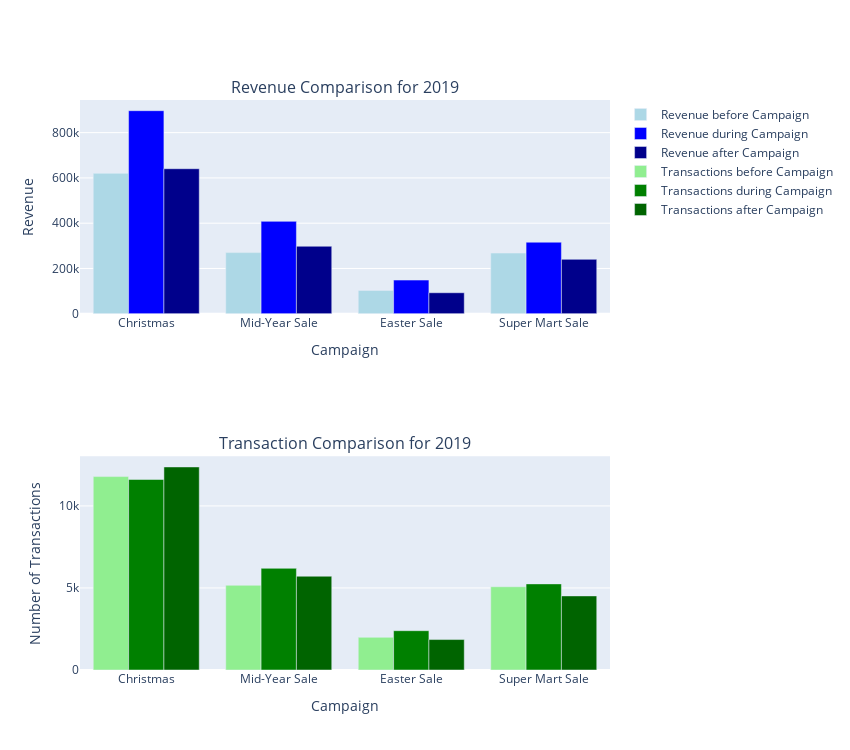

Notebook cell for this chart:
### Markdown cell above
##### Revenue and Transaction Count

### Code cell
revenue_transaction_plot(metrics[1], metrics[2], chosen_year)

### Figure 1 — Plotly figure (JSON) as saved in the notebook; plotly's stock layout.template omitted (floating-point values rounded to 4 significant figures)
{"data": [{"marker": {"color": "lightblue"}, "name": "Revenue before Campaign", "type": "bar", "x": ["Christmas", "Mid-Year Sale", "Easter Sale", "Super Mart Sale"], "xaxis": "x", "y": [620175, 270062, 103241, 268057], "yaxis": "y"}, {"marker": {"color": "blue"}, "name": "Revenue during Campaign", "type": "bar", "x": ["Christmas", "Mid-Year Sale", "Easter Sale", "Super Mart Sale"], "xaxis": "x", "y": [896964, 408091, 148661, 316051], "yaxis": "y"}, {"marker": {"color": "darkblue"}, "name": "Revenue after Campaign", "type": "bar", "x": ["Christmas", "Mid-Year Sale", "Easter Sale", "Super Mart Sale"], "xaxis": "x", "y": [640597, 298149, 92815, 240348], "yaxis": "y"}, {"marker": {"color": "lightgreen"}, "name": "Transactions before Campaign", "type": "bar", "x": ["Christmas", "Mid-Year Sale", "Easter Sale", "Super Mart Sale"], "xaxis": "x2", "y": [11788, 5162, 1991, 5073], "yaxis": "y2"}, {"marker": {"color": "green"}, "name": "Transactions during Campaign", "type": "bar", "x": ["Christmas", "Mid-Year Sale", "Easter Sale", "Super Mart Sale"], "xaxis": "x2", "y": [11611, 6197, 2395, 5248], "yaxis": "y2"}, {"marker": {"color": "darkgreen"}, "name": "Transactions after Campaign", "type": "bar", "x": ["Christmas", "Mid-Year Sale", "Easter Sale", "Super Mart Sale"], "xaxis": "x2", "y": [12376, 5715, 1855, 4515], "yaxis": "y2"}], "layout": {"annotations": [{"font": {"size": 16}, "showarrow": false, "text": "Revenue Comparison for 2019", "x": 0.5, "xanchor": "center", "xref": "paper", "y": 1, "yanchor": "bottom", "yref": "paper"}, {"font": {"size": 16}, "showarrow": false, "text": "Transaction Comparison for 2019", "x": 0.5, "xanchor": "center", "xref": "paper", "y": 0.375, "yanchor": "bottom", "yref": "paper"}], "barmode": "group", "height": 750, "showlegend": true, "width": 850, "xaxis": {"anchor": "y", "domain": [0, 1], "title": {"text": "Campaign"}}, "xaxis2": {"anchor": "y2", "domain": [0, 1], "title": {"text": "Campaign"}}, "yaxis": {"anchor": "x", "domain": [0.625, 1], "title": {"text": "Revenue"}}, "yaxis2": {"anchor": "x2", "domain": [0, 0.375], "title": {"text": "Number of Transactions"}}}}
